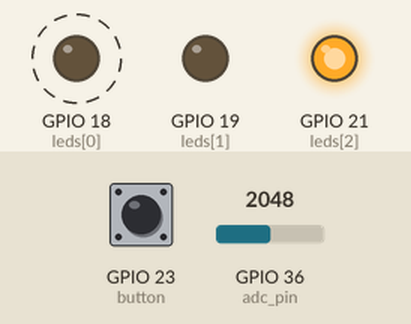
The program below on a simulated ESP32 board running MicroPython. On the bench: output pins drawn as LEDs (lit = HIGH). Dashed ring = blinking. Inputs (shaded band) come from the test bench; at power-on: GPIO 23 (button) LOW, GPIO 36 (adc_pin) = 2048 (analog values on the 0–4095 scale). What the program prints to the serial console is not drawn.

Above: at 1.2 s.
1.3 s: GPIO 23 (button) pulled HIGH for 1 s
At 3.4 s:
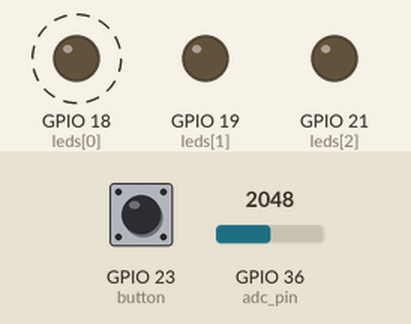
3.8 s: GPIO 23 (button) pulled HIGH for 1 s
At 5.03 s:
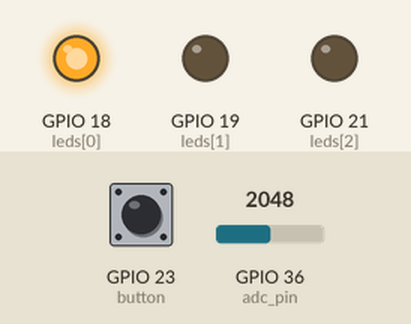
At 5.47 s:
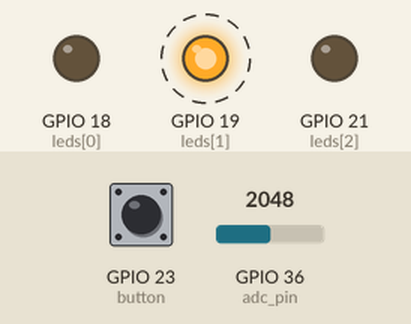
6.8 s: GPIO 23 (button) pulled HIGH for 0.15 s
At 7.53 s:
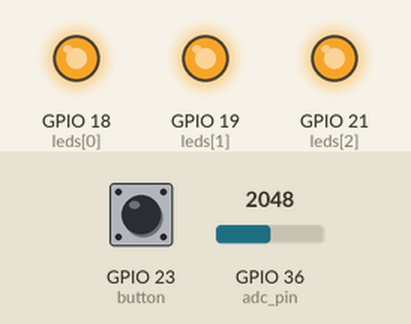
9.8 s: GPIO 36 (adc_pin) set to 2866
12.8 s: GPIO 36 (adc_pin) set to 3040
15.8 s: GPIO 23 (button) pulsed HIGH 2 times (0.12 s each, 0.3 s apart)
Timing chart, 0 to 19.8 s (numbered marks = the images above; inputs shaded):
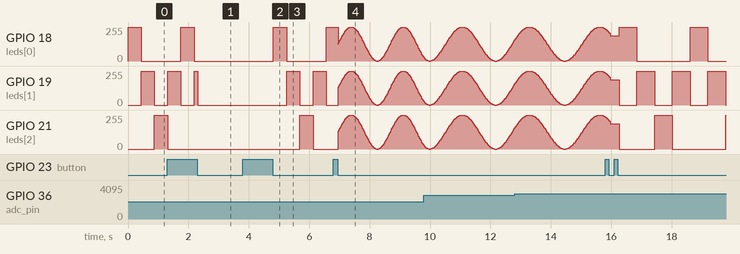

The program:

06-2.py
```python
# 實驗 #6-2：按鈕短按切換 LED 模式、長按關閉所有 LED
# 執行環境：MicroPython v1.24.0 on ESP32-DevKitC

import machine
import asyncio
import time
import math
from collections import deque

# --- 硬體與常數設定 ---

# LED 接腳
PIN_LED_R = 18
PIN_LED_Y = 19
PIN_LED_G = 21

# ADC (可變電阻) 接腳
PIN_ADC = 36

# 按鈕接腳
PIN_BUTTON = 23

# 按鍵偵測時間 (ms)
DEBOUNCE_MS = 50
LONG_PRESS_MS = 1000

# LED 模式定義
MODE_KNIGHT_RIDER = 0
MODE_BREATHING = 1
MODE_ALL_ON = 2
NUM_MODES = 3

# ADC 範圍 (ESP32 ADC 為 12-bit)
ADC_MIN = 0
ADC_MAX = 4095

# --- 應用程式狀態管理 ---

class AppState:
    def __init__(self):
        self.mode = MODE_KNIGHT_RIDER
        self.leds_off = False
        self.adc_value = 0
        self.current_pattern_task = None
        self.adc_samples = deque((), 10) # 10筆移動平均的樣本
        self.press_duration = 0 # 用於儲存按鍵時長

app_state = AppState()

# --- 事件定義 (簡化為單一事件) ---
button_event = asyncio.Event()


# --- 工具函式 ---

def map_value(x, in_min, in_max, out_min, out_max):
    """將一個值從一個範圍線性對應到另一個範圍"""
    if x < in_min: x = in_min
    if x > in_max: x = in_max
    return (x - in_min) * (out_max - out_min) / (in_max - in_min) + out_min

# --- 非同步任務 (Async Tasks) ---

async def button_handler(pin):
    """非阻塞式按鍵處理任務，偵測短按與長按"""
    last_state = pin.value()
    while True:
        current_state = pin.value()
        if current_state == 1 and last_state == 0:
            # 按鍵按下
            press_time = time.ticks_ms()
            await asyncio.sleep_ms(DEBOUNCE_MS) # 去抖動

            # 等待按鍵放開
            while pin.value() == 1:
                await asyncio.sleep_ms(50)

            release_time = time.ticks_ms()

            # 儲存按鍵時長並觸發事件
            app_state.press_duration = time.ticks_diff(release_time, press_time)
            if app_state.press_duration >= DEBOUNCE_MS:
                button_event.set()

        last_state = current_state
        await asyncio.sleep_ms(20)

async def adc_handler(pin):
    """非阻塞式 ADC 讀取任務，並進行移動平均濾波"""
    adc = machine.ADC(pin)
    adc.atten(machine.ADC.ATTN_11DB)

    while True:
        current_reading = adc.read()
        app_state.adc_samples.append(current_reading)
        app_state.adc_value = sum(app_state.adc_samples) // len(app_state.adc_samples)
        await asyncio.sleep_ms(50)

async def pattern_knight_rider(leds, period_min=500, period_max=3000):
    """模式 A: 左右來回跑馬燈"""
    pattern = [0, 1, 2, 1]
    try:
        while True:
            period_ms = map_value(app_state.adc_value, ADC_MIN, ADC_MAX, period_min, period_max)
            delay_ms = int(period_ms / len(pattern))
            print(f"跑馬燈模式 - 週期: {period_ms / 1000:.2f}s")

            for i in pattern:
                for j, led in enumerate(leds):
                    led.duty(1023 if i == j else 0)
                await asyncio.sleep_ms(delay_ms)
    except asyncio.CancelledError:
        print("跑馬燈模式取消")

async def pattern_breathing_lights(leds, period_min=500, period_max=3000):
    """模式 B: 三顆 LED 同步呼吸燈"""
    try:
        i = 0
        while True:
            period_ms = map_value(app_state.adc_value, ADC_MIN, ADC_MAX, period_min, period_max)
            delay_ms = int(period_ms / 120)
            print(f"呼吸燈模式 - 週期: {period_ms / 1000:.2f}s")

            brightness = (math.sin(i * math.pi / 60) + 1) / 2
            duty = int(brightness * 1023)

            for led in leds:
                led.duty(duty)

            i = (i + 1) % 120
            await asyncio.sleep_ms(delay_ms)
    except asyncio.CancelledError:
        print("呼吸燈模式取消")

async def pattern_all_on(leds):
    """模式 C: 三顆 LED 恆亮，由 ADC 控制亮度"""
    try:
        while True:
            brightness = int(map_value(app_state.adc_value, ADC_MIN, ADC_MAX, 0, 1023))
            print(f"恆亮模式 - 亮度: {brightness}")
            for led in leds:
                led.duty(brightness)
            await asyncio.sleep_ms(50)
    except asyncio.CancelledError:
        print("恆亮模式取消")

async def led_manager(leds):
    """主 LED 管理任務，根據事件與狀態切換模式"""
    patterns = {
        MODE_KNIGHT_RIDER: pattern_knight_rider,
        MODE_BREATHING: pattern_breathing_lights,
        MODE_ALL_ON: pattern_all_on,
    }

    while True:
        # 取消之前的模式任務
        if app_state.current_pattern_task:
            app_state.current_pattern_task.cancel()
            await asyncio.sleep_ms(0)
            app_state.current_pattern_task = None

        # 檢查是否為關燈狀態
        if app_state.leds_off:
            for led in leds:
                led.duty(0)
            print("所有 LED 已關閉")
            await button_event.wait()
            button_event.clear()
            # 只有長按能喚醒，但我們在這裡再次檢查以確保
            if app_state.press_duration >= LONG_PRESS_MS:
                app_state.leds_off = False
                app_state.mode = MODE_KNIGHT_RIDER
                print("從關閉狀態喚醒，重置為模式 A")
            continue # 重新進入主循環來處理新模式

        # 啟動新模式的任務
        pattern_func = patterns.get(app_state.mode)
        if pattern_func:
            print(f"切換至模式: {pattern_func.__name__}")
            app_state.current_pattern_task = asyncio.create_task(pattern_func(leds))

        # 等待按鍵事件
        await button_event.wait()
        button_event.clear()

        # 處理事件
        if app_state.press_duration >= LONG_PRESS_MS:
            print("偵測到長按")
            app_state.leds_off = True
        else:
            print("偵測到短按")
            app_state.mode = (app_state.mode + 1) % NUM_MODES

async def main():
    """主程式進入點，初始化硬體並啟動所有非同步任務"""
    button = machine.Pin(PIN_BUTTON, machine.Pin.IN, machine.Pin.PULL_DOWN)
    adc_pin = machine.Pin(PIN_ADC)

    leds = [
        machine.PWM(machine.Pin(PIN_LED_R), freq=1000),
        machine.PWM(machine.Pin(PIN_LED_Y), freq=1000),
        machine.PWM(machine.Pin(PIN_LED_G), freq=1000),
    ]

    print("啟動按鍵與 ADC 偵測...")
    asyncio.create_task(button_handler(button))
    asyncio.create_task(adc_handler(adc_pin))

    print("啟動 LED 管理器...")
    await led_manager(leds)

if __name__ == "__main__":
    try:
        asyncio.run(main())
    except KeyboardInterrupt:
        print("程式被手動中斷")
    finally:
        asyncio.new_event_loop()
        print("程式結束，重置事件循環")
```

Measured:
- after the input at 1.3 s, GPIO 21 (leds[2]): goes on until 1.3 s, then stays 0/255
- after the input at 3.8 s, GPIO 18 (leds[0]): 0/255 → 255/255 after 1.0 s, → 0/255 0.44 s later, → 255/255 1.3 s later; GPIO 19 (leds[1]): alternates 255/255 for 0.44 s and 0/255 for 0.44 s, starting after 1.5 s; GPIO 21 (leds[2]): 0/255 → 255/255 after 1.9 s, → 0/255 0.44 s later
